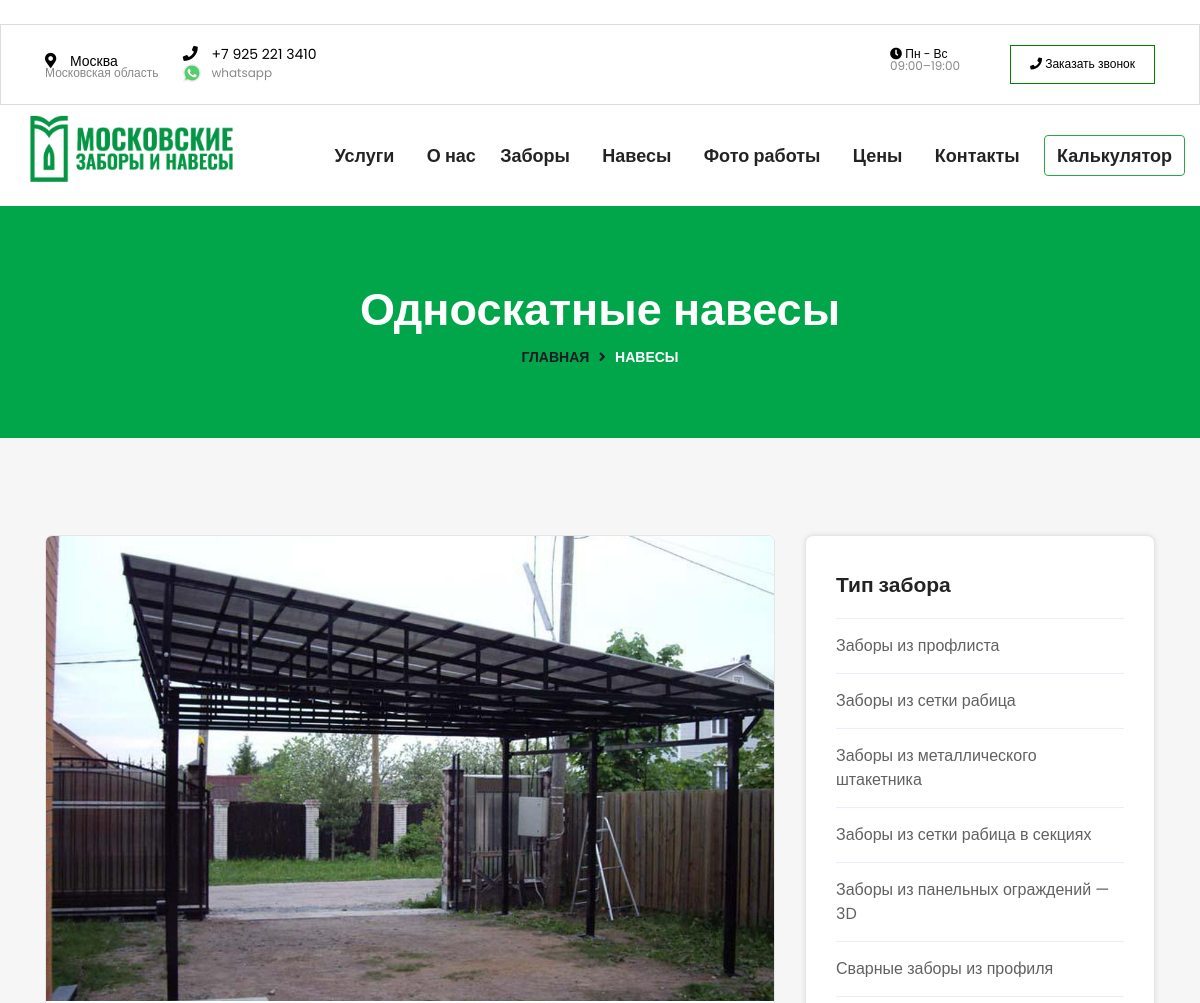
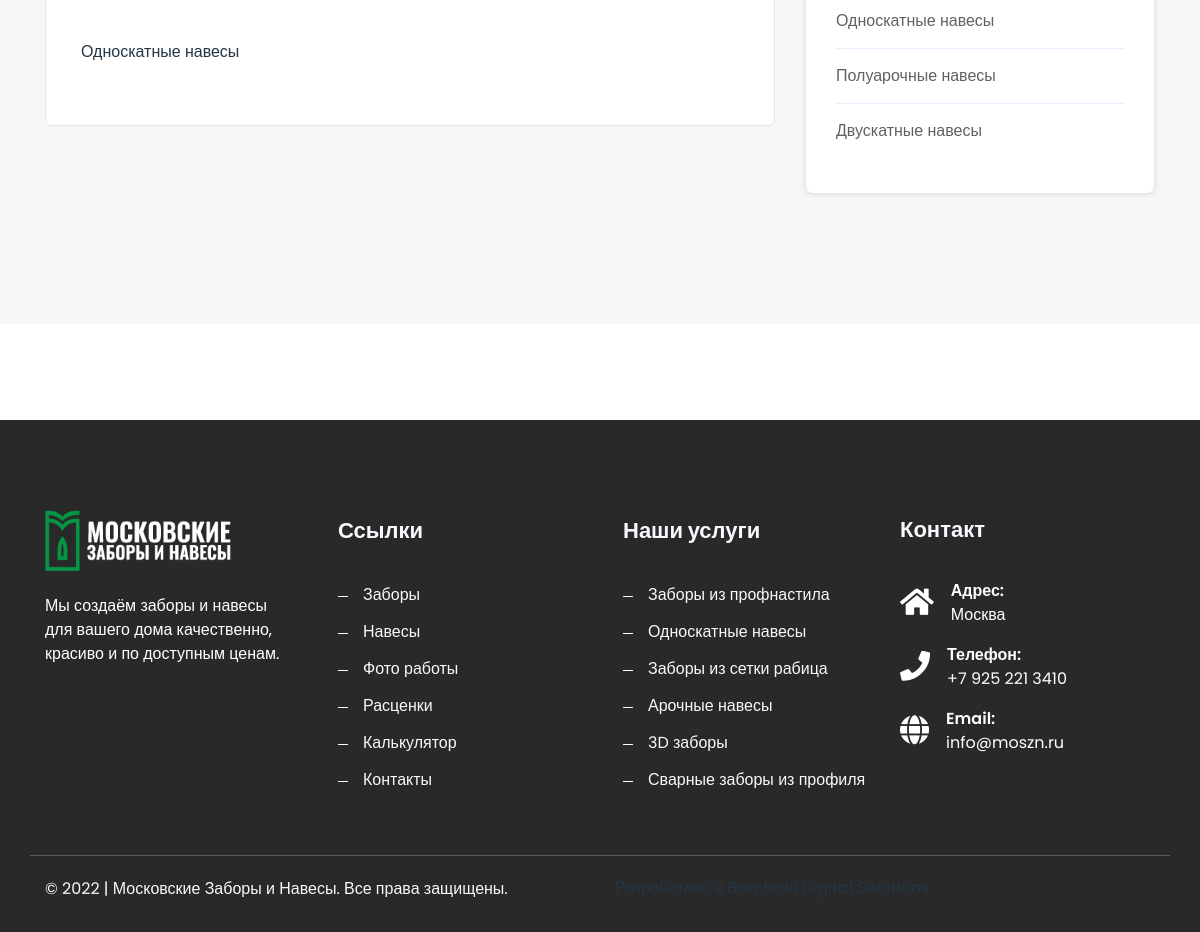
The page /zabory/category/odnoskatnye-navesy on the database its author committed (2 pictures, top to bottom).
### home/models.py (models this page shows, shortened)
class ServiceCategory(models.Model):
    Title = models.CharField("Название тип забора", max_length=100, blank=True, null=True,  help_text="Введите категорию услуги")
    Slug = models.CharField(max_length=100, blank=True, null=True, unique=True, help_text="Ссылка категория услуги")
    Content = RichTextUploadingField("Описание", blank=True, null=True, help_text="Короткое описание ")
    ShortDesc = models.TextField("Короткое описание", max_length=165, null=True, blank=True, help_text="Короткое описание сервиса")
    Image = ProcessedImageField(upload_to='zabory/categories/%Y-%m-%d/',
                            processors=[ResizeToFill(1200, 768)],
                            format='JPEG',
                            blank=True, null=True)
    image_thumbnail = ImageSpecField(source='Image',
                                 processors=[ResizeToFill(390, 290)],
                                 format='JPEG',
                                 )
    class Meta:
        verbose_name = 'Тип забора'
        verbose_name_plural = 'Типы забора'
    def get_absolute_url(self):
        return reverse('home:zaborCategory', args = [self.Slug])

### home/views.py (the view)
# urls.py: path('zabory/category/<slug:Slug>', views.zaborCategory, name='zaborCategory'),
def zaborCategory(request, Slug):
    template = 'home/zabor_category.html'
    zaborCategory = ServiceCategory.objects.get(Slug=Slug)
    zabory = Services.objects.filter(status='published', Category=zaborCategory.id)
    zaborCategories = ServiceCategory.objects.all() # # used to show other categories
    args = {
        'zabory': zabory,
        'zaborCategory': zaborCategory,
        'zaborCategories': zaborCategories, # used to show other categories
    }
    return render(request, template, args) #

### home/templates/home/zabor_category.html (shortened to what this page needs)
﻿{% extends 'base.html' %}{% load static %}
    {%block mainWrapper %}
    <div class="breatcumb-area d-flex align-items-center">
        <div class="container">
            <div class="row">
                <div class="col-lg-12">
                    <div class="breatcumb-content text-center">
                        <div class="breatcumb-title">
                            <h2>{{zaborCategory.Title}}</h2>
                        </div>
                        <div class="breatcumb-content-text">
                            <ul>
                                <li><a href="#">Главная</a> <i class="fas fa-angle-right"></i>  <span>Навесы</span></li>
                            </ul>
                        </div>
                    </div>
                </div>
            </div>
        </div>
    </div>
    <div class="blog_area blog-details-area rs pt-115 pb-90" id="blog">
        <div class="container">
            <div class="row">
                <div class="col-lg-8 col-md-12 col-sm-12 col-xs-12">
                    <div class="row">
                        <div class="col-md-12">
                            <div class="dreamit-single-blog-box">
                                <div class="dreamit-sigle-tmumb">
                                    <img src="{{zaborCategory.Image.url }}" alt="{{page.Title}}">
                                </div>
                                <div class="em-blog-content">
                                    <div class="blog-page-title pt-3">
                                        {% autoescape off %}
                                        {{zaborCategory.Content}}
                                        {% endautoescape %}
                                    </div>
                                    <div class="blog-page-title pt-3">
                                        <div class="row pb-3">
                                        </div>
                                    </div>
                                </div>
                            </div>
                        </div>
                    </div>
                </div>
                <div class=" col-lg-4 col-md-12 col-sm-12 col-xs-12 sidebar-right content-widget pdsr">
                    <div class="blog-left-side widget">
                        <div class="widget-sidebar-box-two">
                            <div class="widget-sidebar-title text-left pb-20">
                                <h2>Тип забора</h2>
                            </div>
                            <div class="categories-content">
                                <ul>
                                    {% for zc in zaborCategories %}
                                    <li><a href="{%if zc.get_absolute_url == zaborCategory.get_absolute_url %}#{% else %}{{zc.get_absolute_url}}{% endif %}">{{zc.Title}}</a></li>
                                    {% endfor %}
                                </ul>
                            </div>
                        </div>
                    </div>
                </div>
            </div>
        </div>
    </div>
    <br><br><br><br>
    {% endblock mainWrapper %}

### static/assets/css/theme-default.css (style rules this page uses)
html, body { overflow-x: hidden; }
body { color: #223645; font-size: 16px; font-weight: 400; line-height: 1.5; text-align: left; font-family: 'Poppins', sans-serif; }
html { scroll-behavior: smooth; }
p { font-weight: 400; font-style: normal; }
h1, h2, h3, h4, h5, h6 { color: #1c1c24; font-family: 'Poppins', sans-serif; font-style: normal; margin-bottom: 0; margin-top: 10px; line-height: 1.3; font-weight: 600; -webkit-transition: .5s; transition: .5s; font-size:36px; }
h2 { font-size: 35px; }
ul { margin: 0px; padding: 0px; }
ul { margin: 0; padding: 0; }
::placeholder { color: #454545; font-size: 16px; }
.pt-115 { padding-top:115px; }
.pb-90 { padding-bottom:90px; }
.pb-20 { padding-bottom:20px; }

### static/assets/css/widget.css (style rules this page uses)
.blog-details-area { background: #F6F6F6; }
.dreamit-single-blog-box { margin-bottom: 40px; transition: .3s; background: #fff; border: 1px solid #e6e6e6; overflow: hidden; border-radius: 7px; }
.dreamit-sigle-tmumb img { width: 100%; }
.em-blog-content { padding: 26px 35px 13px; }
.widget-sidebar-title h2 { color: #232323; font-size: 21px; position: relative; display: block; margin: 0; }
.widget-sidebar-box-two { padding: 35px 30px 35px; box-shadow: 0 0 5px rgb(0 0 0 / 10%); background: #fff; border: 1px solid #e6e6e6; margin-bottom: 40px; border-radius: 8px; }
.categories-content ul li { list-style: none; border-top: 1px solid #eaedff; padding-top: 15px; padding-bottom: 15px; }
.categories-content ul li a { color: #616161; }

### home/templates/base.html (style rules this page uses)
.breatcumb-title h2, .breatcumb-content-text ul li a { font-family: 'Oswald', sans-serif !important; }

### rows shown on the page
ServiceCategory: Title "Односкатные навесы", Image (picture), Content "Односкатные навесы"
ServiceCategory: Title "Заборы из профлиста"
ServiceCategory: Title "Заборы из сетки рабица"
ServiceCategory: Title "Заборы из металлического штакетника"
ServiceCategory: Title "Заборы из сетки рабица в секциях"
ServiceCategory: Title "Заборы из панельных ограждений — 3D"
ServiceCategory: Title "Сварные заборы из профиля"
ServiceCategory: Title "Полуарочные навесы"
ServiceCategory: Title "Двускатные навесы"
